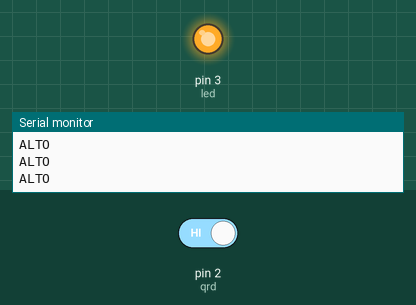
Bench run of a sketch on a simulated Arduino Uno, built with avr-gcc and run on an emulated ATmega328P. Shown: output pins drawn as LEDs (lit = HIGH), the last lines printed to the serial monitor. Inputs (shaded band) come from the test bench; at power-on: pin 2 (qrd) HIGH.

Above: at 1.2 s.
1.3 s: pin 2 (qrd) driven LOW
At 1.6 s:
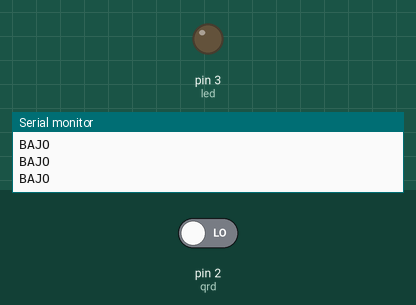
2.8 s: pin 2 (qrd) driven HIGH
At 3.8 s:
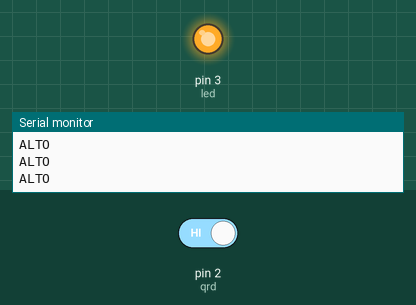
Timing chart, 0 to 5.8 s (numbered marks = the images above; inputs shaded):
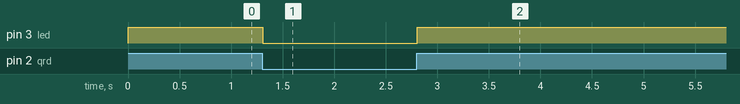

The sketch:

Sensor_QRD1114.ino
```cpp
int qrd = 2;  // Lectura digital
int led = 3;  // Salida digital
void setup() {
  pinMode(qrd,INPUT);
  pinMode(led,OUTPUT);
  Serial.begin(9600);
}

void loop() {
  if(digitalRead(qrd) == LOW){
    digitalWrite(led,LOW);
    Serial.println("BAJO");
  }else{
    digitalWrite(led,HIGH);
    Serial.println("ALTO");
  }
}
```

Measured:
- after the input at 1.3 s, pin 3 (led): HIGH → LOW at once
- after the input at 2.8 s, pin 3 (led): LOW → HIGH at once
